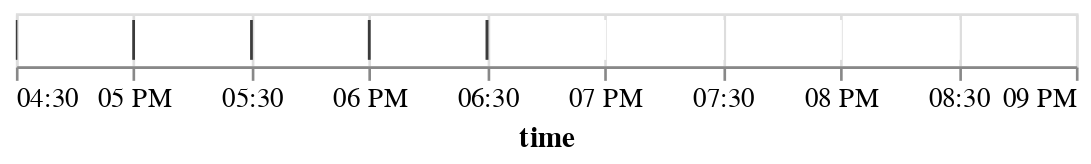

This figure's notebook cell:
### Code cell
plot_rug(m_df.tidy())

### Figure 1 — Vega-Lite specification as saved in the notebook (floating-point values rounded to 4 significant figures)
{"config": {"view": {"continuousWidth": 400, "continuousHeight": 300}}, "data": {"name": "data-78793625ad331c69629763c17f6779c5"}, "mark": {"type": "tick", "color": "black"}, "encoding": {"color": {"condition": {"value": "white", "test": "datum.is_present"}, "value": "black"}, "x": {"field": "time", "type": "temporal"}}, "params": [{"name": "param_30", "select": {"type": "interval"}, "bind": "scales"}], "$schema": "https://vega.github.io/schema/vega-lite/v5.2.0.json", "datasets": {"data-78793625ad331c69629763c17f6779c5": [{"time": "2000-06-15T16:30:00", "variable": "TA", "value": 14.65, "is_present": false}, {"time": "2000-06-15T17:00:00", "variable": "TA", "value": 14.22, "is_present": false}, {"time": "2000-06-15T17:30:00", "variable": "TA", "value": 14.11, "is_present": false}, {"time": "2000-06-15T18:00:00", "variable": "TA", "value": 14.23, "is_present": false}, {"time": "2000-06-15T18:30:00", "variable": "TA", "value": 14.4, "is_present": false}, {"time": "2000-06-15T19:00:00", "variable": "TA", "value": 14.09, "is_present": true}, {"time": "2000-06-15T19:30:00", "variable": "TA", "value": 13.71, "is_present": true}, {"time": "2000-06-15T20:00:00", "variable": "TA", "value": 13.08, "is_present": true}, {"time": "2000-06-15T20:30:00", "variable": "TA", "value": 12.41, "is_present": true}, {"time": "2000-06-15T21:00:00", "variable": "TA", "value": 12.27, "is_present": true}, {"time": "2000-06-15T16:30:00", "variable": "SW_IN", "value": 468.2, "is_present": true}, {"time": "2000-06-15T17:00:00", "variable": "SW_IN", "value": 224.8, "is_present": true}, {"time": "2000-06-15T17:30:00", "variable": "SW_IN", "value": 195.3, "is_present": true}, {"time": "2000-06-15T18:00:00", "variable": "SW_IN", "value": 244.2, "is_present": true}, {"time": "2000-06-15T18:30:00", "variable": "SW_IN", "value": 253.9, "is_present": true}, {"time": "2000-06-15T19:00:00", "variable": "SW_IN", "value": 177.3, "is_present": true}, {"time": "2000-06-15T19:30:00", "variable": "SW_IN", "value": 97.07, "is_present": true}, {"time": "2000-06-15T20:00:00", "variable": "SW_IN", "value": 39.71, "is_present": true}, {"time": "2000-06-15T20:30:00", "variable": "SW_IN", "value": 10.65, "is_present": true}, {"time": "2000-06-15T21:00:00", "variable": "SW_IN", "value": 0.32, "is_present": true}, {"time": "2000-06-15T16:30:00", "variable": "VPD", "value": 6.454, "is_present": false}, {"time": "2000-06-15T17:00:00", "variable": "VPD", "value": 5.799, "is_present": false}, {"time": "2000-06-15T17:30:00", "variable": "VPD", "value": 6.577, "is_present": false}, {"time": "2000-06-15T18:00:00", "variable": "VPD", "value": 6.931, "is_present": false}, {"time": "2000-06-15T18:30:00", "variable": "VPD", "value": 7.286, "is_present": false}, {"time": "2000-06-15T19:00:00", "variable": "VPD", "value": 7.251, "is_present": true}, {"time": "2000-06-15T19:30:00", "variable": "VPD", "value": 6.683, "is_present": true}, {"time": "2000-06-15T20:00:00", "variable": "VPD", "value": 5.851, "is_present": true}, {"time": "2000-06-15T20:30:00", "variable": "VPD", "value": 5.254, "is_present": true}, {"time": "2000-06-15T21:00:00", "variable": "VPD", "value": 5.164, "is_present": true}]}}
